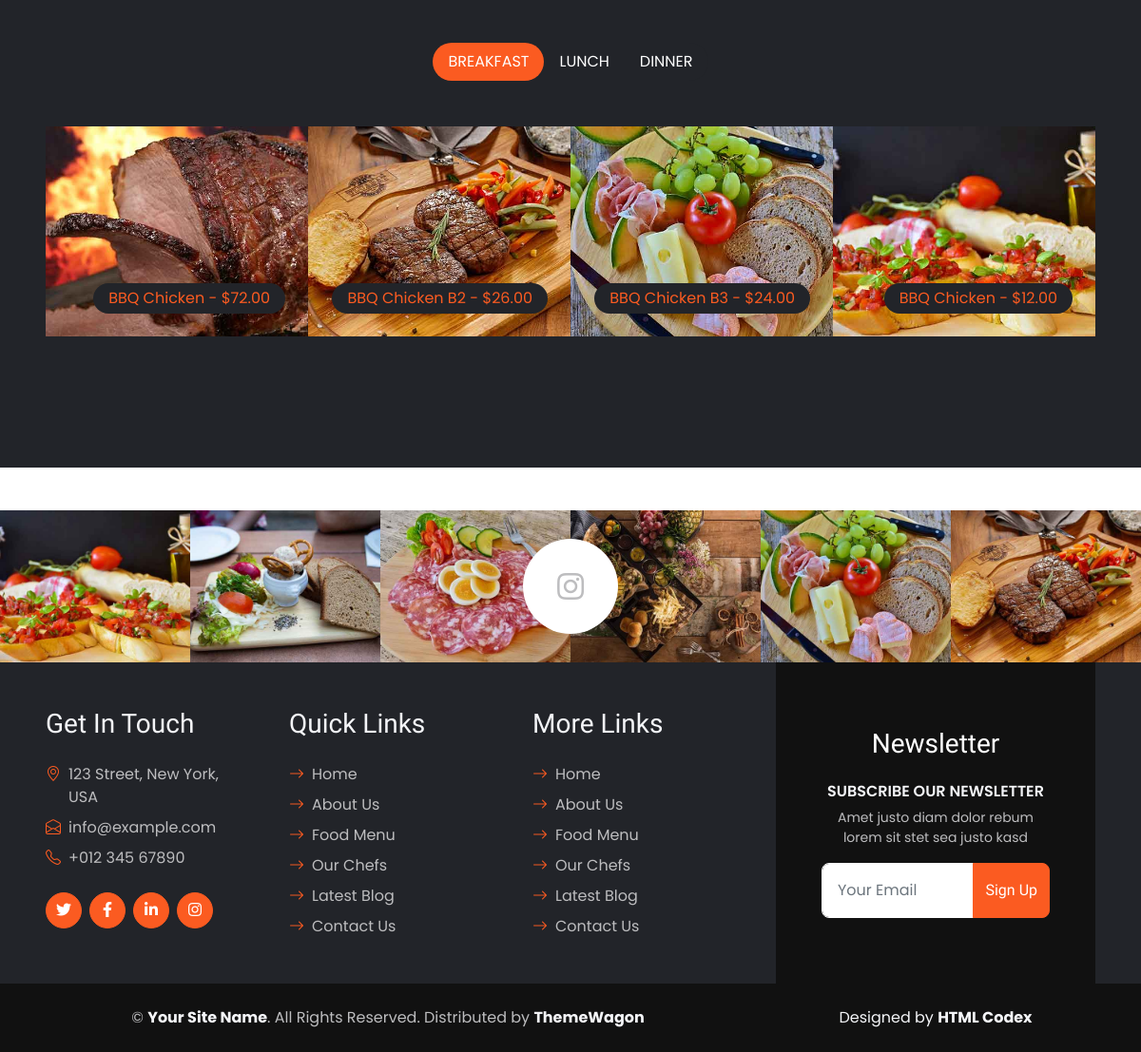
/menu/ (lower part), run on an earlier commit of the app's database.
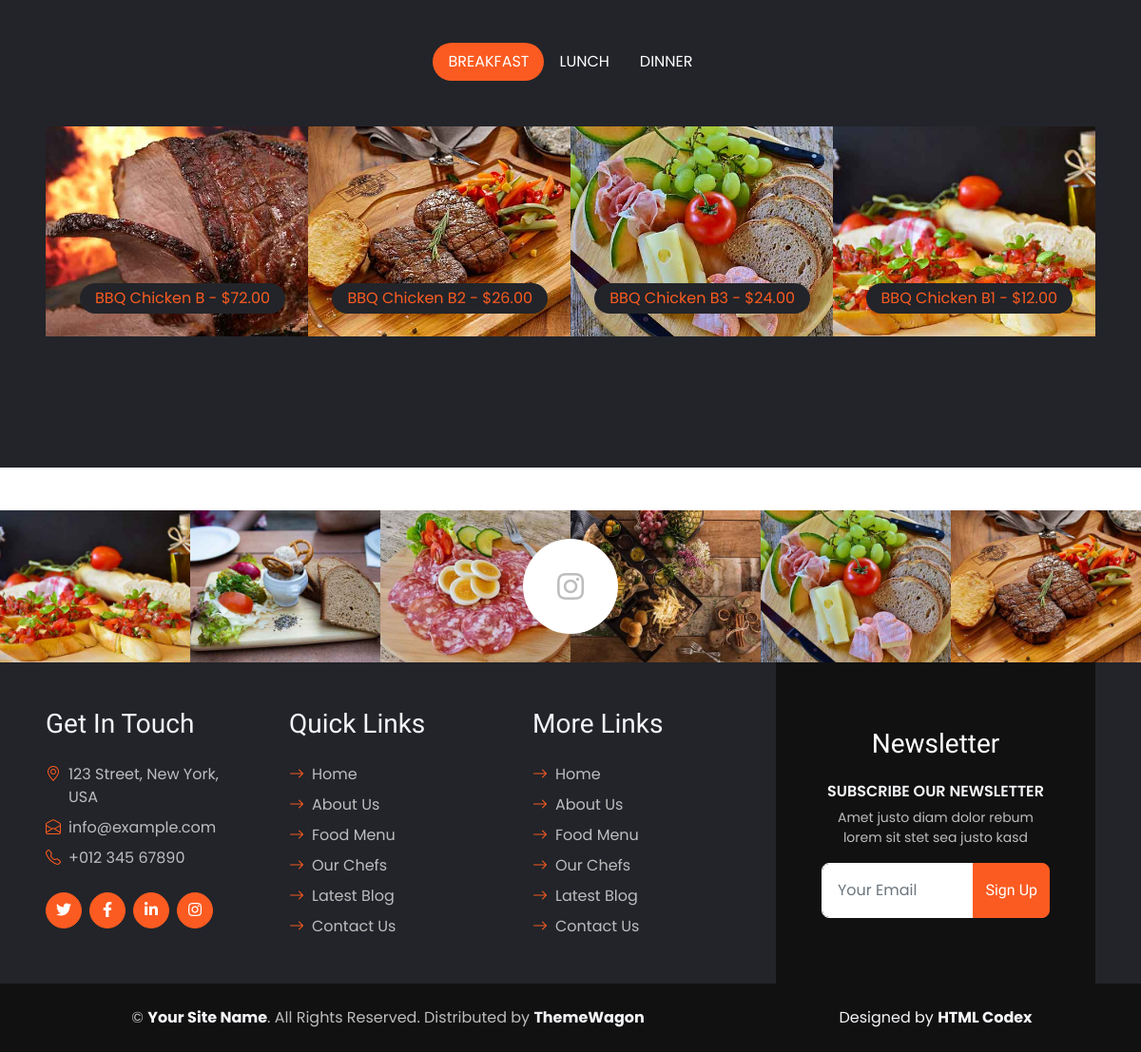
And on a later commit of the database.
### core/models.py (models this page shows, shortened)
class MenuItem(models.Model):
    category = models.ForeignKey(Category, on_delete=models.CASCADE, related_name='menu_items')
    title = models.CharField(max_length=100)
    description = models.TextField()
    price = models.DecimalField(max_digits=6, decimal_places=2)
    image = models.ImageField(upload_to='menu_images/')
    available = models.BooleanField(default=True)

### core/views.py (the view)
# urls.py: path('menu/', menu, name='menu'),
def menu(request):
    categories = get_cached_data(Category, 'categories')
    features = get_cached_data(Feature, 'features')
    paginator = Paginator(categories, 5)
    page_number = request.GET.get('page')
    page_obj = paginator.get_page(page_number)
    context = {
        'title': 'Menu',
        'page_title': 'Menu',
        'name': 'Our Menu',
        'description' : "Explore our delicious menu",
        'categories': page_obj,
        'features': features,
    }
    return render(request, 'menu.html', context)

### core/context_processors.py (called while the page is built)
def instagram_context(request):
    instagram_images = InstagramImage.objects.all()[:8]
    instagram_link = "https://www.instagram.com/"
    return {
        'instagram_images': instagram_images,
        'instagram_link': instagram_link,
    }

### core/views.py (called while the page is built)
def get_cached_data(model_class, cache_key, limit=None, **kwargs):
    full_cache_key = f"{cache_key}_{limit}" if limit else cache_key
    data = cache.get(full_cache_key)
    if not data:
        data = model_class.objects.filter(**kwargs)
        if limit:
            data = data[:limit]
        cache.set(full_cache_key, data, 60 * 15)  # Кэш на 15 минут
    return data

### core/templates/menu.html
{% extends "base.html" %}
{% load static %}
{% block content %}
    {% include "includes/feature_part.html" %}
    {% include "includes/menu_part.html" %}
{% endblock content %}

### core/templates/includes/menu_part.html (shortened to what this page needs)
{% load static %}
<div class="container-fluid menu py-5 mt-0 px-0">
  <div class="tab-class text-center m-x-auto">
      <ul class="nav nav-pills d-inline-flex justify-content-center bg-dark text-uppercase rounded-pill mb-5 wow fadeIn" data-wow-delay="0.2s">
          {% for category in categories %}
          <li class="nav-item">
              <a class="nav-link rounded-pill text-white {% if forloop.first %}active{% endif %}" data-bs-toggle="pill" href="#tab-{{ category.id }}">{{ category.name }}</a>
          </li>
          {% endfor %}
      </ul>
      <div class="tab-content">
          {% for category in categories %}
          <div id="tab-{{ category.id }}" class="tab-pane fade {% if forloop.first %}show p-0 active{% endif %}">
              <div class="row g-0">
                  {% for item in category.menu_items.all %}
                  <div class="col-lg-3 col-md-4 col-sm-6 wow fadeIn" data-wow-delay="0.{{ forloop.counter }}s">
                      <div class="position-relative">
                          <img class="img-fluid" src="{{ item.image.url }}" alt="{{ item.title }} style="max-width: 100%; height: auto;">
                          <div class="position-absolute bottom-0 end-0 mb-4 me-4 py-1 px-3 bg-dark rounded-pill text-primary">
                              {{ item.title }} - ${{ item.price }}
                          </div>
                      </div>
                  </div>
                  {% endfor %}
              </div>
          </div>
          {% endfor %}
      </div>
  </div>
</div>

What changed in the data, as far as the page shows it:
changed MenuItem: title "BBQ Chicken" → "BBQ Chicken B"
changed MenuItem: title "BBQ Chicken" → "BBQ Chicken B1"
